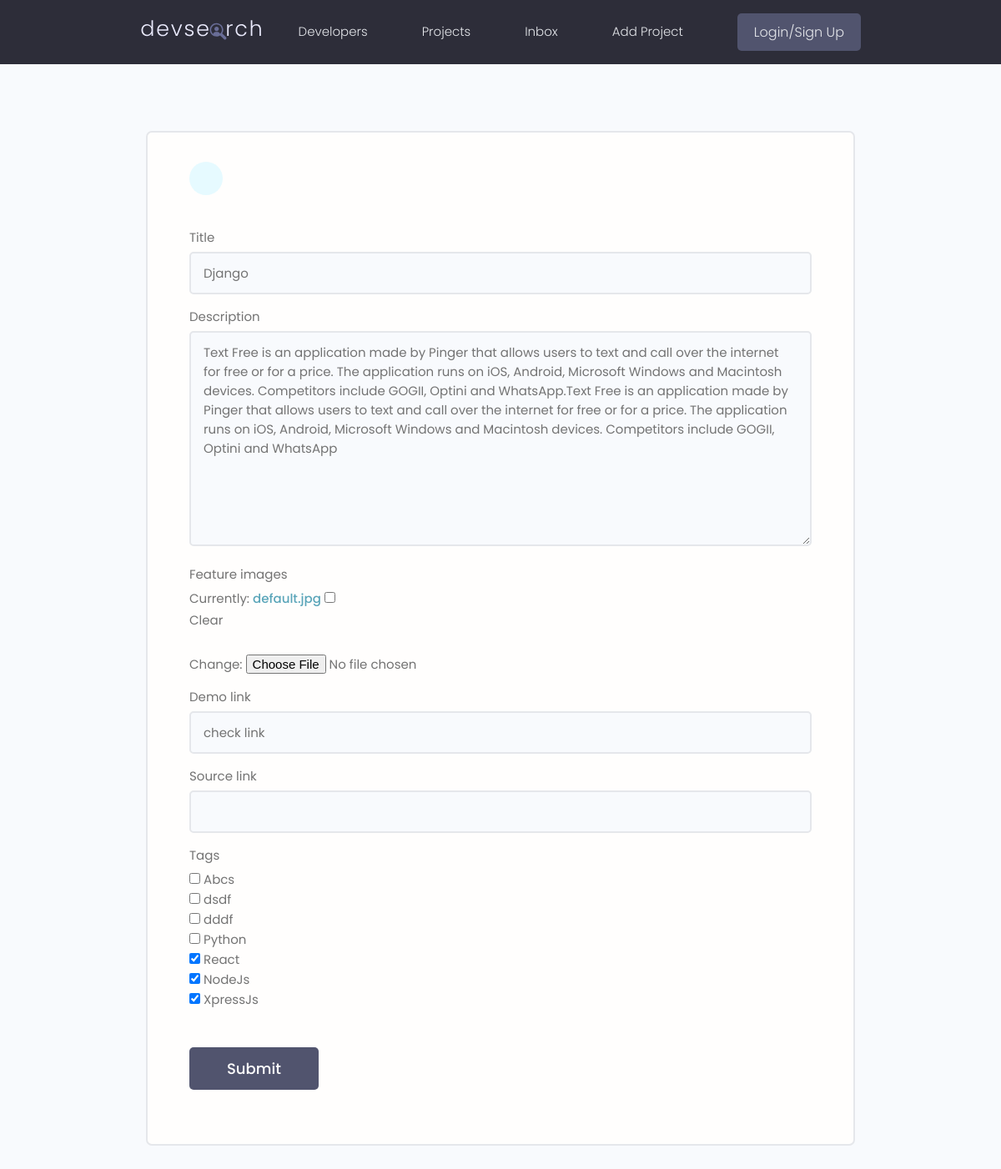
Page /projects/update-project/5af87ca4c4c143b1b45eef3c52a312bc/ on the committed database.
### projects/models.py (models this page shows, shortened)
class Project(models.Model):
    owner = models.ForeignKey(Profiles, null=True, blank=True, on_delete=models.SET_NULL)
    title = models.CharField(max_length=200)
    description = models.TextField(null=True, blank=True)  # blank mean form could be empty
    feature_images = models.ImageField(blank=True, null=True, default="default.jpg", )
    demo_link = models.CharField(null=True, blank=True, max_length=2000)
    source_link = models.CharField(max_length=20000, null=True, blank=True)
    tags = models.ManyToManyField('Tag', blank=True)  # str used because class bellow
    vote_total = models.IntegerField(default=0, null=True, blank=True)  # total vote on review class
    vote_ratio = models.IntegerField(default=0, null=True, blank=True)
    created = models.DateTimeField(auto_now_add=True)  # automatice created
    id = models.UUIDField(default=uuid.uuid4, unique=True, primary_key=True, editable=False)  # uuid4 encoding type

### projects/views.py (the view)
# urls.py: path('update-project/<str:pk>/', views.UpdateProject, name= 'update-project'),
def UpdateProject(request, pk):
    project = Project.objects.get(id=pk)
    form = ProjectForm(instance=project)
    if request.method == 'POST':
        form = ProjectForm(request.POST,request.FILES, instance=project)
        if form.is_valid():
            form.save()
            return redirect('projects')
    context = {'form': form}
    return render(request, 'projects/project_form.html', context)

### projects/forms.py
class ProjectForm(ModelForm):
    class Meta:
        model = Project
        fields = ['title', 'description','feature_images', 'demo_link','source_link', 'tags']
        widgets = {''
                   'tags' : forms.CheckboxSelectMultiple()
                   }
    def __init__(self, *args, **kwargs):
        super(ProjectForm, self).__init__(*args,**kwargs)
        for name, field in self.fields.items():
            field.widget.attrs.update({'class': 'input'})

### projects/models.py (called while the page is built)
    def __str__(self):
        return self.name

### projects/templates/projects/project_form.html (shortened to what this page needs)
<!DOCTYPE html>
<html lang="en">
<head>
</head>
<body>
    {%  extends 'main.html' %}
    {%  block content %}
    <main class="formPage my-xl">
        <div class="content-box">
            <div class="formWrapper">
                <a class="backButton" href="#"></a>
                <br>
                <form class="form" action="" method="POST" enctype="multipart/form-data">
                    {%  for field in form %}
                    <div class="form__field">
                        <label for="formInput#text">{{ field.label }}</label>
                        {{ field }}
                    </div>
                    {%  endfor %}
                    <input class="btn btn--sub btn--lg  my-md" type="submit" value="Submit" />
                </form>
            </div>
        </div>
    </main>
    {%  endblock %}

### static/styles/app.css (style rules this page uses)
:root { --color-sub: #2d2d39; }
.btn--sub { background-color: var(--color-sub-light); }
.content-box { width: 95%; max-width: 85rem; margin: 0 auto; }
.backButton { background: var(--color-main-light); color: var(--color-main); width: 4rem; height: 4rem; display: flex; align-items: center; justify-content: center; border-radius: 50%; }
.formPage .formWrapper { list-style: none; background: var(--color-white); padding: 3.5rem 5rem; border: 2px solid var(--color-light); border-radius: 0.7rem; }

### static/uikit/styles/modules/_variables.css (style rules this page uses)
:root { --color-main: #5aa5b9; --color-main-light: #e6faff; --color-sub: #3f4156; --color-sub-light: #51546e; --color-sub-lighter: #ededfd; --color-text: #737373; --color-gray: #8b8b8b; --color-light: #e5e7eb; --color-light-gray: #767676; --color-bg: #f8fafd; --color-white: #fffefd; --color-white-light: #f3f3f3; --color-success: #359e64; --color-success-bg: #def8e8; --color-error: #fc4b0b; --color-error-bg: #fff2ee; --font-base: 'Poppins', arial, helvetica, 'Segoe UI', roboto, ubuntu, sans-serif; --font-monospace: 'Fira Code', 'Courier New', courier, monospace; --font-regular: 300; --font-medium: 500; --font-bold: 700; --generic-shadow: 1px 1px 5px #00000010; --generic-transition: all 0.3s ease-in-out; }

### static/uikit/styles/modules/_base.css (style rules this page uses)
* { margin: 0; padding: 0; box-sizing: border-box; text-rendering: optimizeLegibility; color: inherit; font-size: inherit; }
html { font-size: 50%; }
@media only screen and (min-width: 480px) { html { font-size: 56.25%; } }
@media only screen and (min-width: 1200px) { html { font-size: 62.5%; } }
body { line-height: 1.6; font-weight: 400; font-size: 1.5rem; color: var(--color-text); background-color: var(--color-bg); min-height: 100vh; }

### static/uikit/styles/modules/_typography.css (style rules this page uses)
* { font-family: var(--font-base); }
a { padding-bottom: 2px; text-decoration: none; display: inline-block; color: var(--color-main); font-weight: var(--font-medium); }

### static/uikit/styles/modules/_utilities.css (style rules this page uses)
.my-md { margin: 3rem auto; }
.my-xl { margin: 8rem auto; }

### static/uikit/styles/modules/_button.css (style rules this page uses)
.btn { display: inline-block; position: relative; cursor: pointer; background-color: var(--color-light); font-weight: var(--font-medium); color: var(--color-sub); text-decoration: none; padding: 1rem 2rem; border-radius: 0.5rem; border: none; width: -webkit-fit-content; width: -moz-fit-content; width: fit-content; height: -webkit-fit-content; height: -moz-fit-content; height: fit-content; font-size: 1.6rem; outline-width: 0; outline-color: transparent; -webkit-backface-visibility: hidden; backface-visibility: hidden; transition: all 0.3s ease-in-out; }
.btn--sub { background-color: var(--color-sub); color: var(--color-white); }
.btn--lg { font-size: 1.8rem; padding: 1.2rem 4.5rem; }

### static/uikit/styles/modules/_form.css (style rules this page uses)
.form { display: block; }
.form__field { margin-top: 1.5rem; margin-bottom: 1.5rem; }
.form__label, .form__field > label { display: block; margin-bottom: 0.5rem; color: var(--color-text); }
input.input[type='text'], input.input[type='email'], input.input[type='password'], input.input[type='number'], textarea.input { min-width: 24rem; width: 100%; padding: 1.2rem 1.5rem; border-radius: 0.5rem; border: 2px solid var(--color-light); transition: all 0.3s ease-in-out; background-color: var(--color-bg); }

### rows in the picture
Project: form "Django" "Text Free is an application made by Pinger that allows users to text and call over the internet for free or for a price. The application runs on iOS, Android, Microsoft Windows and Macintosh devices. Competitors include GOGII, Optini and WhatsApp.Text Free is an application made by Pinger that allows users to text and call over the internet for free or for a price. The application runs on iOS, Android, Microsoft Windows and Macintosh devices. Competitors include GOGII, Optini and WhatsApp" "check link"

### other values in the picture
{{ field.label }} "Title" "Description" "Feature images" "Demo link" "Source link" "Tags"
